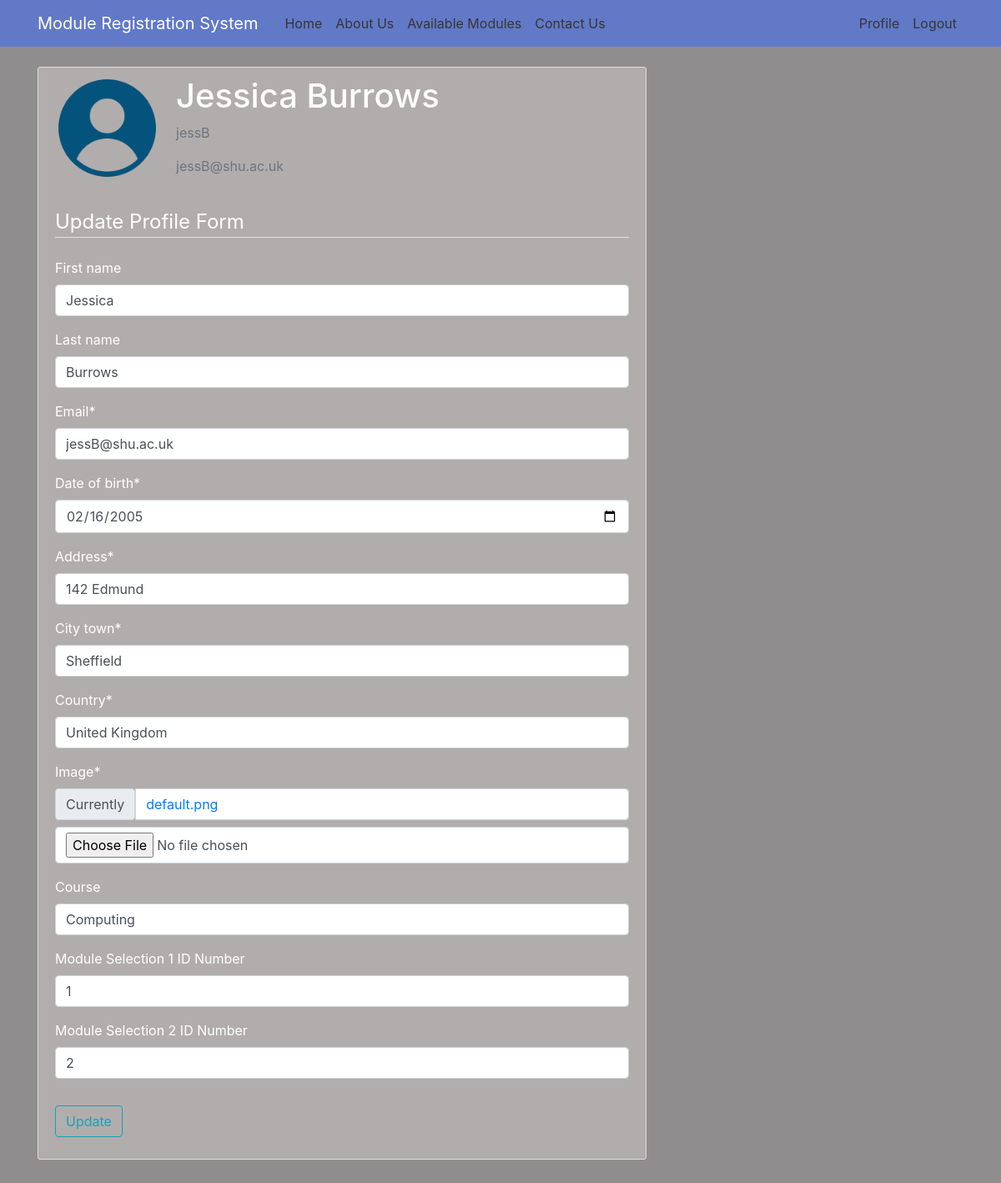
/profile (signed in), run on the app's committed database.
### users/models.py (models this page shows)
class Profile(models.Model):
    user = models.OneToOneField(User, null=True, on_delete=models.CASCADE)
    date_of_birth = models.DateField(null=True)
    address = models.CharField(max_length=255)
    city_town = models.CharField(max_length=100)
    country = models.CharField(max_length=100)
    image = models.ImageField(default='default.png', upload_to='profile_pics')
    course = models.CharField(null=True, max_length=50)
    module_Selection_1_ID_Number = models.IntegerField(null=True)
    module_Selection_2_ID_Number = models.IntegerField(null=True)
    def __str__(self):
        return f'{self.user.first_name} {self.user.last_name}'

### users/views.py (the view)
# urls.py: path('profile', user_views.profile, name = 'profile'),
def profile(request):
    try:
        profile = request.user.profile
    except Profile.DoesNotExist:
        Profile.objects.create(user=request.user)
        profile = request.user.profile
    if request.method == 'POST':
        u_form = UserUpdateForm(request.POST, instance=request.user)
        p_form = ProfileUpdateForm(request.POST, request.FILES, instance=profile)
        if u_form.is_valid() and p_form.is_valid():
            u_form.save()
            p_form.save()
            messages.success(request, 'Your profile has been successfully updated')
            return redirect('profile')
    else:
        u_form = UserUpdateForm(instance=request.user)
        p_form = ProfileUpdateForm(instance=profile)
    context = {'u_form': u_form, 'p_form': p_form, 'title': 'Profile'}
    return render(request, 'users/profile.html', context)

### users/forms.py
class UserUpdateForm(forms.ModelForm):
    email = forms.EmailField()
    class Meta:
        model = User
        fields = ['first_name', 'last_name', 'email']

class ProfileUpdateForm(forms.ModelForm):
    class Meta:
        model = Profile
        fields = ['date_of_birth', 'address', 'city_town', 'country', 'image', 'course', 'module_Selection_1_ID_Number', 'module_Selection_2_ID_Number']
        widgets = {
            'date_of_birth': forms.DateInput(attrs={'type': 'date'}),
        }
    def __init__(self, *args, **kwargs):
        super(ProfileUpdateForm, self).__init__(*args, **kwargs)
        self.fields['date_of_birth'].required = True,
        self.fields['address'].required = True
        self.fields['city_town'].required = True
        self.fields['country'].required = True
        self.fields['course'].required = False
        self.fields['module_Selection_1_ID_Number'].required = False
        self.fields['module_Selection_2_ID_Number'].required = False

### users/templates/users/profile.html (shortened to what this page needs)
{% extends "moduleregistrationsystem/base.html" %}
{% load static %}
{% load crispy_forms_tags %}
{% block content %}
<div class="content-section">
    <div class="media">
        <p>
            <img class="rounded-circle account-img" src="{{ MEDIA_URL }}media/profile_pics/default.png" alt="Profile Picture">
        </p>
        <div class="media-body">
            <h2 class="account-heading">{{ user.profile }}</h2>
            <p class="text-secondary">{{ user.username }}</p>
            <p class="text-secondary">{{ user.email }}</p>
        </div>
    </div>
    <form method="POST" enctype="multipart/form-data">
        <fieldset class="form-group">
            <legend class="border-bottom mb-4">Update Profile Form</legend>
            {{ u_form | crispy }}
            {{ p_form | crispy }}
            </fieldset>
            <div class="form-group">
                <button class="btn btn-outline-info" type="submit">Update</button>
            </div>
    </form>
</div>
{% endblock content %}

### moduleregistrationsystem/templates/moduleregistrationsystem/base.html (shortened to what this page needs)
{% load static %}
<!DOCTYPE html>
<html>
<head>
    <link rel="stylesheet" href="https://cdn.jsdelivr.net/npm/bootstrap@4.0.0/dist/css/bootstrap.min.css">
    <link rel="stylesheet" type="text/css" href="{% static 'css/styles.css' %}" />
</head>
<body>
    <div class="container">
        <header class="site-header">
            <nav class="navbar navbar-expand-md navbar-dark bg-steel fixed-top">
                <div class="container">
                <a class="navbar-brand mr-4" href="{% url 'moduleregistrationsystem:home' %}">Module Registration System</a>
                <div class="collapse navbar-collapse" id="navbarToggle">
                    <div class="navbar-nav mr-auto">
                        <a class="nav-item nav-link" href="{% url 'moduleregistrationsystem:home' %}">Home</a>
                        <a class="nav-item nav-link" href="{% url 'moduleregistrationsystem:aboutus' %}">About Us</a>
                        <a class="nav-item nav-link" href="{% url 'moduleregistrationsystem:modules' %}">Available Modules</a>
                        <a class="nav-item nav-link" href="{% url 'moduleregistrationsystem:contactus' %}">Contact Us</a>
                    </div>
                    <div class="navbar-nav">
                        {% if user.is_authenticated %}
                            <a class="nav-item nav-link" href="{% url 'profile' %}">Profile</a>
                            <a class="nav-item nav-link" href="{% url 'logout' %}" onclick="event.preventDefault(); document.getElementById('logout-form').submit();">Logout</a>
                        {% else %}
                            <a class="nav-item nav-link" href="{% url 'login' %}">Login</a>
                            <a class="nav-item nav-link" href="{% url 'register' %}">Register</a>
                        {% endif %}
                    </div>
                </div>
                </div>
            </nav>
        </header>
        <div class="row">
            <div class="col-md-8">
            {% block content %}{% endblock %}
            </div>
        </div>
    </div>
</body>
</html>

### moduleregistrationsystem/static/css/styles.css (style rules this page uses)
html { position: relative; min-height: 100%; }
body { background: #8f8d8d; color: #ffffff; margin-top: 5rem; margin-bottom: 50px; }
h1, h2, h3, h4, h5, h6 { color: #ffffff; }
.bg-steel { background-color: #6179c7; }
.site-header .navbar-nav .nav-link { color: #363636; }
.content-section { background: #b1adad; padding: 10px 20px; border: 1px solid #dddddd; border-radius: 3px; margin-bottom: 20px; }
.account-img { height: 125px; width: 125px; margin-right: 20px; margin-bottom: 16px; }
.account-heading { font-size: 2.5rem; }

### data on the page
Profile: date_of_birth "02/16/2005", address "142 Edmund", city_town "Sheffield", country "United Kingdom", course "Computing", module_Selection_1_ID_Number "1", module_Selection_2_ID_Number "2"

### other printed values
{{ user.profile }} "Jessica Burrows"
{{ user.username }} "jessB"
{{ user.email }} "jessB@shu.ac.uk"
